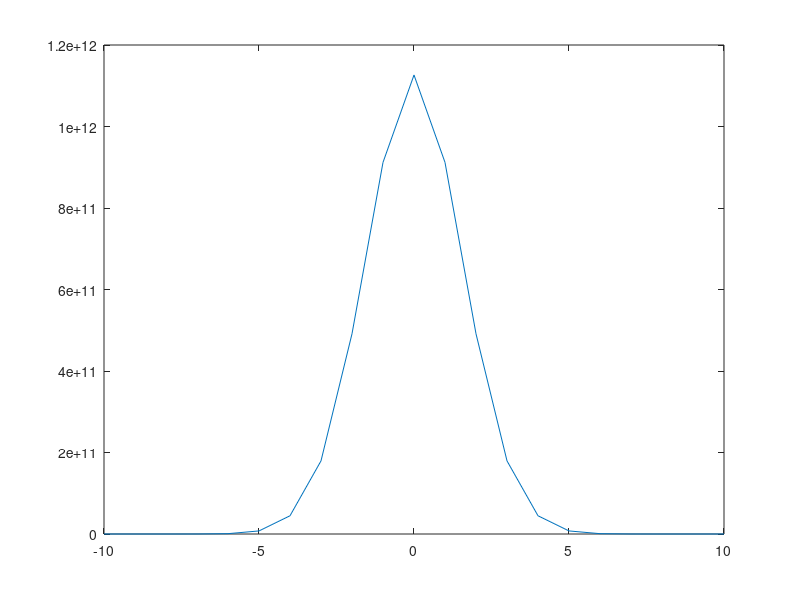

Write the MATLAB code that produced this figure.
x=[[-10 , 88];
[-9 , 29806];
[-8 , 2010376];
[-7 , 55713662];
[-6 , 828807992];
[-5 , 7531634712];
[-4 , 44728244960];
[-3 , 179440588408];
[-2 , 491331094128];
[-1 , 911908058500 ];
[0 , 1126394145840];
[1 , 911908058500];
[2 , 491331094128];
[3 , 179440588408];
[4 , 44728244960];
[5 , 7531634712];
[6 , 828807992];
[7 , 55713662];
[8 , 2010376];
[9 , 29806];
[10 , 88]];
plot(x(:,1),x(:,2))
